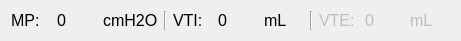
       <widget class="QWidget" name="layoutWidget">
        <property name="geometry">
         <rect>
          <x>10</x>
          <y>260</y>
          <width>461</width>
          <height>21</height>
         </rect>
        </property>
        <layout class="QHBoxLayout" name="horizontalLayout_7">
         <item>
          <widget class="QLabel" name="label_press_3">
           <property name="font">
            <font>
             <pointsize>12</pointsize>
            </font>
           </property>
           <property name="layoutDirection">
            <enum>Qt::LeftToRight</enum>
           </property>
           <property name="text">
            <string>MP:</string>
           </property>
           <property name="alignment">
            <set>Qt::AlignLeading|Qt::AlignLeft|Qt::AlignVCenter</set>
           </property>
          </widget>
         </item>
         <item>
          <widget class="QLabel" name="label_press_maxPress">
           <property name="minimumSize">
            <size>
             <width>0</width>
             <height>0</height>
            </size>
           </property>
           <property name="font">
            <font>
             <pointsize>12</pointsize>
            </font>
           </property>
           <property name="layoutDirection">
            <enum>Qt::LeftToRight</enum>
           </property>
           <property name="text">
            <string>0</string>
           </property>
           <property name="alignment">
            <set>Qt::AlignLeading|Qt::AlignLeft|Qt::AlignVCenter</set>
           </property>
          </widget>
         </item>
         <item>
          <widget class="QLabel" name="label_PEEP_4">
           <property name="font">
            <font>
             <pointsize>12</pointsize>
            </font>
           </property>
           <property name="text">
            <string>cmH2O</string>
           </property>
          </widget>
         </item>
         <item>
          <widget class="Line" name="line_5">
           <property name="orientation">
            <enum>Qt::Vertical</enum>
           </property>
          </widget>
         </item>
         <item>
          <widget class="QLabel" name="label_press_9">
           <property name="font">
            <font>
             <pointsize>12</pointsize>
            </font>
           </property>
           <property name="layoutDirection">
            <enum>Qt::LeftToRight</enum>
           </property>
           <property name="text">
            <string>VTI:</string>
           </property>
           <property name="alignment">
            <set>Qt::AlignLeading|Qt::AlignLeft|Qt::AlignVCenter</set>
           </property>
          </widget>
         </item>
         <item>
          <widget class="QLabel" name="label_vti">
           <property name="font">
            <font>
             <pointsize>12</pointsize>
            </font>
           </property>
           <property name="layoutDirection">
            <enum>Qt::LeftToRight</enum>
           </property>
           <property name="text">
            <string>0</string>
           </property>
           <property name="alignment">
            <set>Qt::AlignLeading|Qt::AlignLeft|Qt::AlignVCenter</set>
           </property>
          </widget>
         </item>
         <item>
          <widget class="QLabel" name="label_press_11">
           <property name="font">
            <font>
             <pointsize>12</pointsize>
            </font>
           </property>
           <property name="layoutDirection">
            <enum>Qt::LeftToRight</enum>
           </property>
           <property name="text">
            <string>mL</string>
           </property>
           <property name="alignment">
            <set>Qt::AlignLeading|Qt::AlignLeft|Qt::AlignVCenter</set>
           </property>
          </widget>
         </item>
         <item>
          <widget class="Line" name="line_6">
           <property name="orientation">
            <enum>Qt::Vertical</enum>
           </property>
          </widget>
         </item>
         <item>
          <widget class="QLabel" name="label_press_12">
           <property name="enabled">
            <bool>false</bool>
           </property>
           <property name="font">
            <font>
             <pointsize>12</pointsize>
            </font>
           </property>
           <property name="layoutDirection">
            <enum>Qt::LeftToRight</enum>
           </property>
           <property name="text">
            <string>VTE:</string>
           </property>
           <property name="alignment">
            <set>Qt::AlignLeading|Qt::AlignLeft|Qt::AlignVCenter</set>
           </property>
          </widget>
         </item>
         <item>
          <widget class="QLabel" name="label_press_13">
           <property name="enabled">
            <bool>false</bool>
           </property>
           <property name="font">
            <font>
             <pointsize>12</pointsize>
            </font>
           </property>
           <property name="layoutDirection">
            <enum>Qt::LeftToRight</enum>
           </property>
           <property name="text">
            <string>0</string>
           </property>
           <property name="alignment">
            <set>Qt::AlignLeading|Qt::AlignLeft|Qt::AlignVCenter</set>
           </property>
          </widget>
         </item>
         <item>
          <widget class="QLabel" name="label_press_14">
           <property name="enabled">
            <bool>false</bool>
           </property>
           <property name="font">
            <font>
             <pointsize>12</pointsize>
            </font>
           </property>
           <property name="layoutDirection">
            <enum>Qt::LeftToRight</enum>
           </property>
           <property name="text">
            <string>mL</string>
           </property>
           <property name="alignment">
            <set>Qt::AlignLeading|Qt::AlignLeft|Qt::AlignVCenter</set>
           </property>
          </widget>
         </item>
        </layout>
       </widget>
